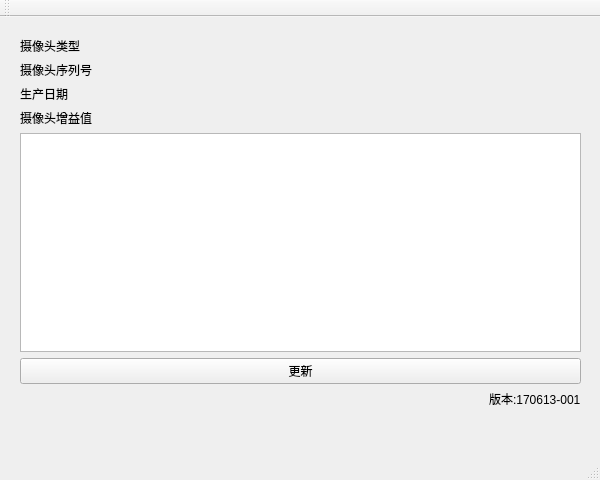
<?xml version="1.0" encoding="UTF-8"?>
<ui version="4.0">
 <class>MainWindow</class>
 <widget class="QMainWindow" name="MainWindow">
  <property name="geometry">
   <rect>
    <x>0</x>
    <y>0</y>
    <width>600</width>
    <height>480</height>
   </rect>
  </property>
  <property name="minimumSize">
   <size>
    <width>600</width>
    <height>480</height>
   </size>
  </property>
  <property name="maximumSize">
   <size>
    <width>600</width>
    <height>480</height>
   </size>
  </property>
  <property name="windowTitle">
   <string>MainWindow</string>
  </property>
  <widget class="QWidget" name="centralWidget">
   <widget class="QWidget" name="layoutWidget">
    <property name="geometry">
     <rect>
      <x>10</x>
      <y>10</y>
      <width>581</width>
      <height>391</height>
     </rect>
    </property>
    <layout class="QVBoxLayout" name="verticalLayout">
     <property name="leftMargin">
      <number>10</number>
     </property>
     <property name="topMargin">
      <number>10</number>
     </property>
     <property name="rightMargin">
      <number>10</number>
     </property>
     <property name="bottomMargin">
      <number>10</number>
     </property>
     <item>
      <widget class="QLabel" name="typeLabel">
       <property name="text">
        <string>摄像头类型</string>
       </property>
      </widget>
     </item>
     <item>
      <widget class="QLabel" name="snLabel">
       <property name="text">
        <string>摄像头序列号</string>
       </property>
      </widget>
     </item>
     <item>
      <widget class="QLabel" name="dateLabel">
       <property name="text">
        <string>生产日期</string>
       </property>
      </widget>
     </item>
     <item>
      <widget class="QLabel" name="gainLabel">
       <property name="text">
        <string>摄像头增益值</string>
       </property>
      </widget>
     </item>
     <item>
      <widget class="QTextEdit" name="textEdit">
       <property name="readOnly">
        <bool>false</bool>
       </property>
      </widget>
     </item>
     <item>
      <widget class="QPushButton" name="pushButton">
       <property name="text">
        <string>更新</string>
       </property>
      </widget>
     </item>
     <item alignment="Qt::AlignRight">
      <widget class="QLabel" name="label">
       <property name="layoutDirection">
        <enum>Qt::LeftToRight</enum>
       </property>
       <property name="text">
        <string>版本:170613-001</string>
       </property>
      </widget>
     </item>
    </layout>
   </widget>
  </widget>
  <widget class="QMenuBar" name="menuBar">
   <property name="geometry">
    <rect>
     <x>0</x>
     <y>0</y>
     <width>600</width>
     <height>26</height>
    </rect>
   </property>
  </widget>
  <widget class="QToolBar" name="mainToolBar">
   <attribute name="toolBarArea">
    <enum>TopToolBarArea</enum>
   </attribute>
   <attribute name="toolBarBreak">
    <bool>false</bool>
   </attribute>
  </widget>
  <widget class="QStatusBar" name="statusBar"/>
 </widget>
 <layoutdefault spacing="6" margin="11"/>
 <resources/>
 <connections/>
</ui>
